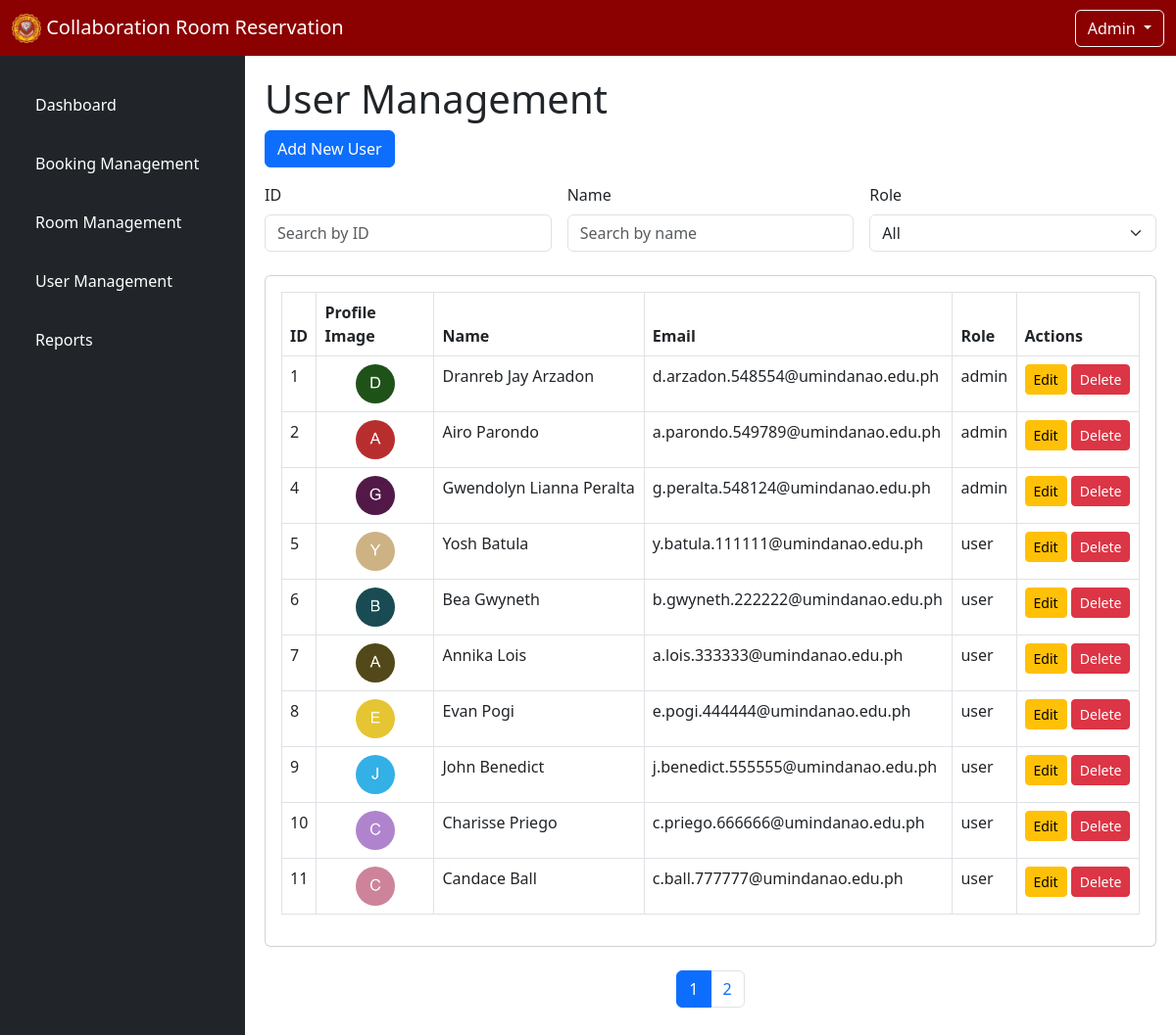
Page /admin/user_management.php on the committed database.
### tables this page shows
CREATE TABLE `users` (
  `id` int(11) NOT NULL,
  `name` varchar(255) NOT NULL,
  `email` varchar(255) NOT NULL,
  `password` varchar(255) NOT NULL,
  `role` enum('admin','user') NOT NULL DEFAULT 'user',
  `created_at` timestamp NOT NULL DEFAULT current_timestamp(),
  `profile_image` varchar(255) DEFAULT NULL
);

### admin/user_management.php (the view, shortened to what this page needs)
<?php
include 'includes/header.php';
include 'includes/sidebar.php';
include 'includes/db_connection.php';
$conn = new mysqli($host, $username, $password, $dbname);
$id = $_GET['id'] ?? '';
$name = $_GET['name'] ?? '';
$role = $_GET['role'] ?? '';
$page = $_GET['page'] ?? 1;
$limit = 10;
$offset = ($page - 1) * $limit;
$query = "SELECT id, name, email, role, profile_image FROM Users WHERE 1=1";
$types = '';
$params = [];
$query .= " ORDER BY id ASC LIMIT ? OFFSET ?";
$types .= 'ii';
$params[] = $limit;
$params[] = $offset;
$stmt = $conn->prepare($query);
if ($stmt) {
    if (!empty($params)) {
        $stmt->bind_param($types, ...$params);
    }
    $stmt->execute();
    $result = $stmt->get_result();
    $users = $result->fetch_all(MYSQLI_ASSOC);
} else {
    die("Error preparing query: " . $conn->error);
}
$totalUsersQuery = "SELECT COUNT(*) FROM Users WHERE 1=1";
$totalStmt = $conn->prepare($totalUsersQuery);
if ($totalStmt) {
    $totalStmt->execute();
    $totalResult = $totalStmt->get_result();
    $totalUsers = $totalResult->fetch_row()[0];
    $totalPages = ceil($totalUsers / $limit);
} else {
    die("Error preparing total users query: " . $conn->error);
}
?>
<div class="main-content container-fluid">
    <h1>User Management</h1>
    <button type="button" class="btn btn-primary mb-3" data-bs-toggle="modal" data-bs-target="#addUserModal">
        Add New User
    </button>
    <form method="GET" class="mb-4" id="filterForm">
        <div class="row g-3">
            <div class="col-md-4">
                <label for="id" class="form-label">ID</label>
                <input type="number" name="id" id="id" class="form-control" placeholder="Search by ID" value="<?= htmlspecialchars($id ?? '') ?>">
            </div>
            <div class="col-md-4">
                <label for="name" class="form-label">Name</label>
                <input type="text" name="name" id="name" class="form-control" placeholder="Search by name" value="<?= htmlspecialchars($name ?? '') ?>">
            </div>
            <div class="col-md-4">
                <label for="role" class="form-label">Role</label>
                <select name="role" id="role" class="form-select">
                    <option value="">All</option>
                </select>
            </div>
        </div>
    </form>
    <div class="card">
        <div class="card-body">
        <table class="table table-bordered">
            <thead class="thead-dark">
                <tr>
                    <th>ID</th>
                    <th style="width: 120px;">Profile Image</th>
                    <th>Name</th>
                    <th>Email</th>
                    <th>Role</th>
                    <th>Actions</th>
                </tr>
            </thead>
            <tbody>
                <?php foreach ($users as $user): ?>
                <tr>
                    <td><?= htmlspecialchars($user['id']) ?></td>
                    <td class="align-middle text-center" style="vertical-align: middle;">
                        <?php if (!empty($user['profile_image'])): ?>
                            <img src="../images/profiles/<?= htmlspecialchars($user['profile_image']) ?>"
                                alt="Profile Image"
                                width="40"
                                height="40"
                                class="rounded-circle object-fit-cover"
                                style="object-fit: cover;">
                        <?php endif; ?>
                    </td>
                    <td><?= htmlspecialchars($user['name']) ?></td>
                    <td><?= htmlspecialchars($user['email']) ?></td>
                    <td><?= htmlspecialchars($user['role']) ?></td>
                    <td>
                        <a href="#editUserModal" class="btn btn-sm btn-warning edit-user-btn"
                            data-bs-toggle="modal"
                            data-id="<?= $user['id'] ?>"
                            data-name="<?= htmlspecialchars($user['name']) ?>"
                            data-email="<?= htmlspecialchars($user['email']) ?>"
                            data-role="<?= htmlspecialchars($user['role']) ?>">
                            Edit
                        </a>
                        <a href="actions/delete_user.php?id=<?= $user['id'] ?>" class="btn btn-sm btn-danger" onclick="return confirm('Are you sure you want to delete this user?');">Delete</a>
                    </td>
                </tr>
                <?php endforeach; ?>
            </tbody>
        </table>
        </div>
    </div>
    <nav aria-label="Users Pagination" class="mt-4">
    <ul class="pagination justify-content-center">
        <?php for ($i = 1; $i <= $totalPages; $i++): ?>
        <li class="page-item <?= $page == $i ? 'active' : '' ?>">
            <a class="page-link" href="?page=<?= $i ?>&id=<?= $id ?>&name=<?= $name ?>&role=<?= $role ?>"><?= $i ?></a>
        </li>
        <?php endfor; ?>
    </ul>
</nav>
</div>
<?php include 'includes/footer.php'; ?>

### admin/styles.css (style rules this page uses)
.main-content { flex: 1; padding: 20px; }

### rows in the picture
users: id "1", profile_image (picture), name "Dranreb Jay Arzadon", email "d.arzadon.548554@umindanao.edu.ph", role "admin"
users: id "2", profile_image (picture), name "Airo Parondo", email "a.parondo.549789@umindanao.edu.ph", role "admin"
users: id "4", profile_image (picture), name "Gwendolyn Lianna Peralta", email "g.peralta.548124@umindanao.edu.ph", role "admin"
users: id "5", profile_image (picture), name "Yosh Batula", email "y.batula.111111@umindanao.edu.ph", role "user"
users: id "6", profile_image (picture), name "Bea Gwyneth", email "b.gwyneth.222222@umindanao.edu.ph", role "user"
users: id "7", profile_image (picture), name "Annika Lois", email "a.lois.333333@umindanao.edu.ph", role "user"
users: id "8", profile_image (picture), name "Evan Pogi", email "e.pogi.444444@umindanao.edu.ph", role "user"
users: id "9", profile_image (picture), name "John Benedict", email "j.benedict.555555@umindanao.edu.ph", role "user"
users: id "10", profile_image (picture), name "Charisse Priego", email "c.priego.666666@umindanao.edu.ph", role "user"
users: id "11", profile_image (picture), name "Candace Ball", email "c.ball.777777@umindanao.edu.ph", role "user"
